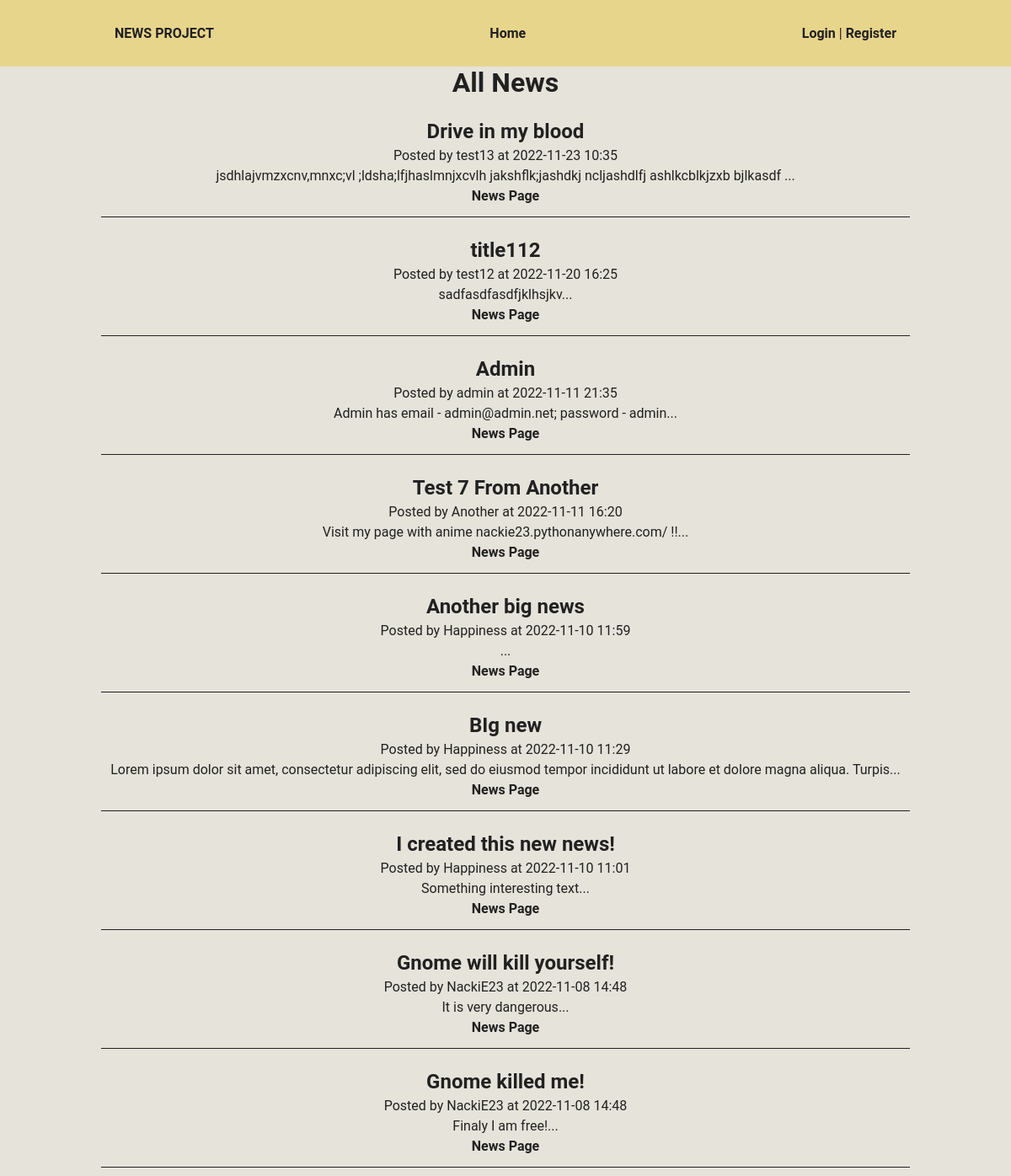
Before: / with the older database file.
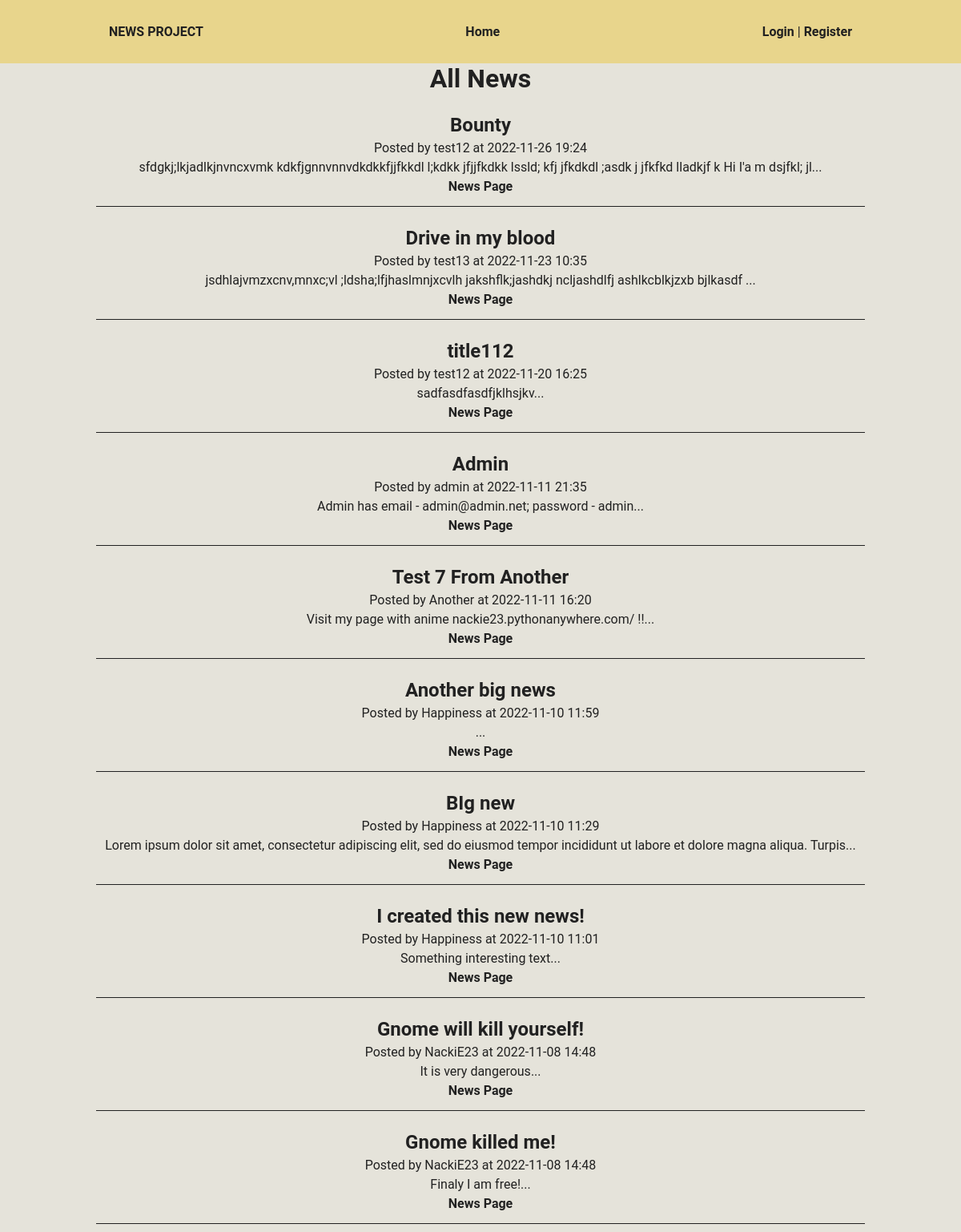
After: the same page with the newer database file.
### tables this page shows
CREATE TABLE news (
    id INTEGER PRIMARY KEY autoincrement, 
    created DATETIME,
    title TEXT NOT NULL, 
    main_text TEXT NOT NULL,
    user_id INTEGER NOT NULL,
    FOREIGN KEY(user_id) REFERENCES users(id)
  );

CREATE TABLE users (
    id INTEGER PRIMARY KEY autoincrement,
    email TEXT UNIQUE NOT NULL, 
    username TEXT NOT NULL, 
    password TEXT NOT NULL,
    is_admin BOOLEAN NOT NULL DEFAULT 0 CHECK (is_admin IN (0, 1))
  );

### views/pages/news_list.php (called while the page is built, shortened)
<?php
$news_array = News::all();
require 'views/templates/dafault_template.php';

### router/routes.php (called while the page is built, shortened)
<?php
Router::enable();

### index.php (called while the page is built, shortened)
<?php
require_once "router/routes.php";

### app/Controllers/News.php (called while the page is built, shortened)
<?php
class News {
    public static function all(): \SQLite3Result {
        $sql = "SELECT n.id, n.created, n.title, n.main_text, n.user_id, u.username
                FROM news n
                JOIN users u
                    ON n.user_id == u.id
                ORDER BY n.created DESC";
        return $GLOBALS['db']->query($sql);
    }
}

### views/templates/news_list.php (the view)
<h1>All News</h1>
<?php
while ($news = $news_array->fetchArray(SQLITE3_ASSOC)) {
    ?>
    <div class='news'>
        <div class='row'>
            <h2><?= $news['title'] ?></h2>
        </div>
        <div class='row'>
            <p>Posted by <?= $news['username'] ?> at <?= $news['created'] ?></p>
        </div>
        <div class='row'>
            <p><?= substr($news['main_text'], 0, 130) ?>...</p>
        </div>
        <div class='row'>
            <p>
                <a class='btn btn-secondary' href='/news?id=<?= $news['id'] ?>'>
                    News Page
                </a>
            </p>
        </div>
    </div>
    <?php
}
?>

### app/Services/Router.php (shortened to what this page needs)
<?php
class Router {
    private static $list = [];
    public static function route(string $uri, string $page_name, array $methods) {
        self::$list[] = [
            "uri" => $uri,
            "page" => $page_name,
            "methods" => $methods,
            "is_reg" => false
        ];
    }
    public static function enable() {
        $query = $_GET['q'];
        foreach(self::$list as $route) {
            if ($route['is_reg']) {
                if (in_array($_SERVER['REQUEST_METHOD'], $route['methods'])) {
                    require_once "views/pages/" . $route['page'] . ".php";
                    exit();
                } else {
                    break;
                }
            } elseif ($route['uri'] === '/' . $query) {
                if (in_array($_SERVER['REQUEST_METHOD'], $route['methods'])) {
                    require_once "views/pages/" . $route['page'] . ".php";
                    exit();
                } else {
                    break;
                }
            }
        }
    }
}

### views/templates/dafault_template.php (shortened to what this page needs)
<!DOCTYPE html>
<html lang="en">
<head>
    <link type="text/css" href="/assets/css/styles.min.css" rel="stylesheet" />
</head>
<body>
<header>
    <div class="elements container">
        <div class="elements__logo">
            <a href="/">
                NEWS PROJECT
            </a>
        </div>
        <div class="elements_menu">
            <ul class="elements_menu__list">
                <li class="elements_menu__list_item">
                    <a class="elements_menu__list_item_link" href="/">Home</a>
                </li>
            </ul>
        </div>
        <div class="elements__button">
        <?php
            if (!$_SESSION['user']) {
                ?>
                <a class="elements__button_link" href="/login">Login</a>
                |
                <a class="elements__button_link" href="/register">Register</a>
                <?php
            } else {
                ?>
                <?= $_SESSION['user']['username'] ?> |
                <a class="elements__button_link" href="/logout">Logout</a>
                <?php
            }
        ?>
        </div>
    </div>
</header>
<div class="container">
<?php include 'views/templates/' . $content_template ?>
</div>
</body>
</html>

Changed rows visible on the page:
added news: title "Bounty", user.username "test12", created "2022-11-26 19:24", main_text "sfdgkj;lkjadlkjnvncxvmk kdkfjgnnvnnvdkdkkfjjfkkdl l;kdkk jfjjfkdkk lssld; kfj jfkdkdl ;asdk j jfkfkd lladkjf k Hi I'a m dsjfkl; jl"
